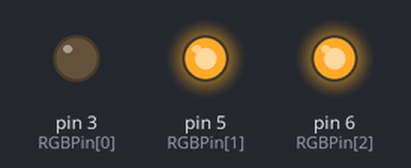
The sketch below on a simulated Arduino Uno, built with avr-gcc and run on an emulated ATmega328P. On the bench: output pins drawn as LEDs (lit = HIGH).

Above: at 0.5 s.
At 1.5 s:
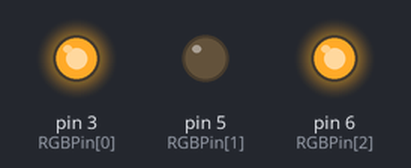
At 2.5 s:
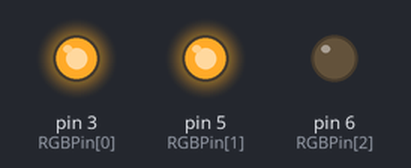
At 3.5 s:
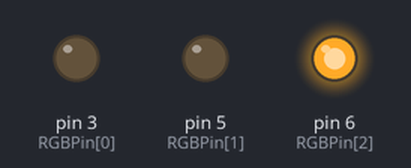
At 4.5 s:
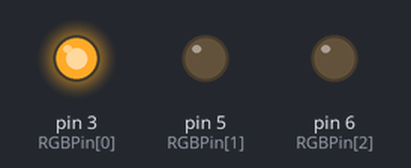
At 5.5 s:
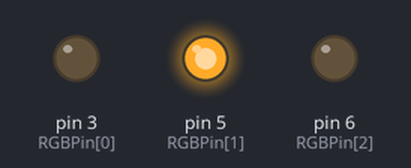
Timing chart, 0 to 7.8 s (numbered marks = the images above):
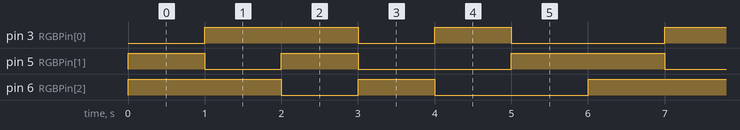

The sketch:

Assignment_5.ino
```cpp
int RGBPin[] = {3, 5, 6};
void setup() {
  // put your setup code here, to run once:
  Serial.begin(9600);
  pinMode(RGBPin[0], OUTPUT);
  pinMode(RGBPin[1], OUTPUT);
  pinMode(RGBPin[2], OUTPUT);
}

void setRGB(int r, int g, int b, int time){
  analogWrite(RGBPin[0], r);
  analogWrite(RGBPin[1], g);
  analogWrite(RGBPin[2], b);
  delay(time);
}

void loop() {
 setRGB(0, 255, 255, 1000);
 setRGB(255, 0, 255, 1000);
 setRGB(255, 255, 0, 1000);
 setRGB(0, 0, 255, 1000);
 setRGB(255, 0, 0, 1000);
 setRGB(0, 255, 0, 1000);
}
```

Measured:
- by itself, pin 3 (RGBPin[0]), pin 5 (RGBPin[1]), pin 6 (RGBPin[2]): repeats every 6.0 s: LOW 1.0 s, HIGH 1.0 s, LOW 2.0 s, HIGH 2.0 s
- by itself, everything shown: repeats every 6.0 s, in 6 steps
